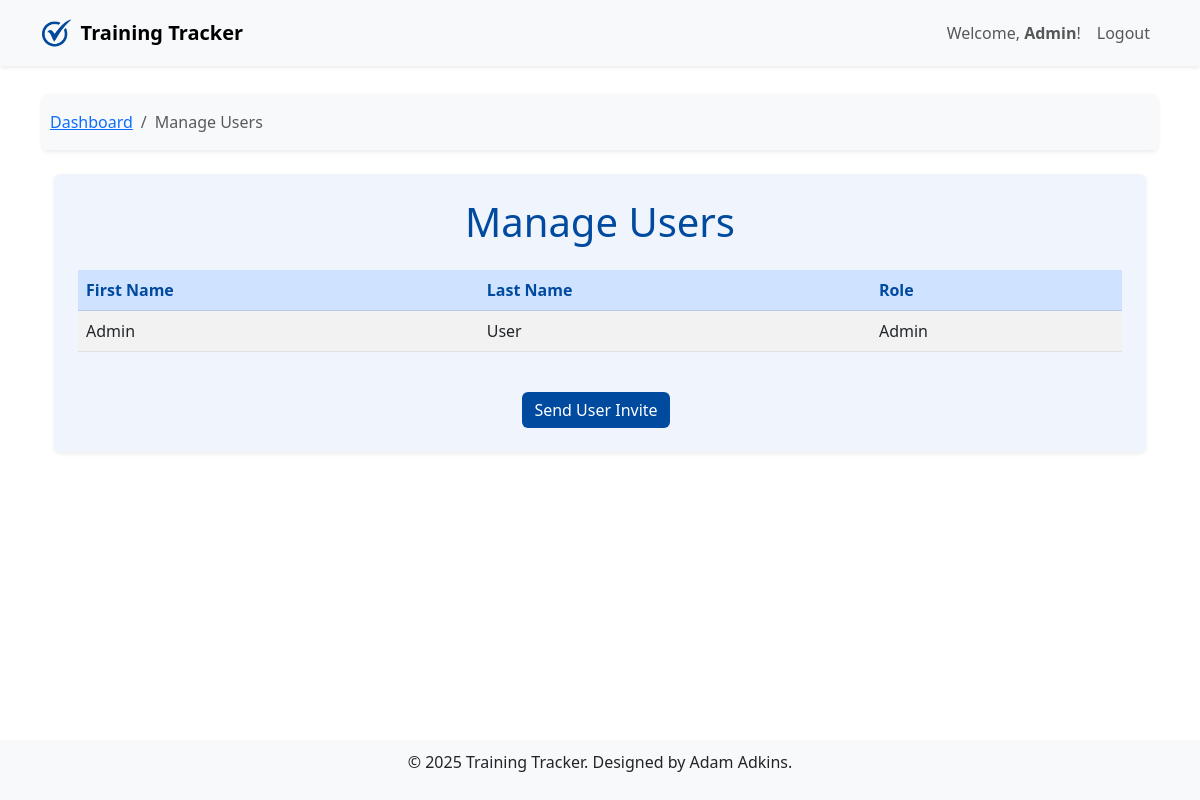
The app's page /admin/users (signed in) with its own data.
### app.py (models this page shows)
class User(db.Model, UserMixin):
    id = db.Column(db.Integer, primary_key=True)
    username = db.Column(db.String(80), unique=True, nullable=False)
    first_name = db.Column(db.String(50), nullable=False)
    last_name = db.Column(db.String(50), nullable=False)
    email = db.Column(db.String(120), unique=True, nullable=False)
    phone_number = db.Column(db.String(15), nullable=True)
    password = db.Column(db.String(120), nullable=False)
    role = db.Column(db.String(20), nullable=False)
    is_active = db.Column(db.Boolean, default=False)
    is_deleted = db.Column(db.Boolean, default=False)  # New field to mark deleted users

### app.py (the view)
@app.route('/admin/users', methods=['GET'])
@login_required
def list_users():
    if current_user.role != 'admin':
        return "Unauthorized", 403
    users = User.query.filter((User.is_deleted == False) | (User.id == current_user.id)).all()
    return render_template('list_users.html', users=users)

### app.py (called while the page is built)
@login_manager.user_loader
def load_user(user_id):
    return db.session.get(User, int(user_id))

@app.context_processor
def inject_timezone():
    est_timezone = timezone('US/Eastern')
    return {'est_timezone': est_timezone}

### templates/list_users.html
{% extends "base.html" %}
{% block breadcrumbs %}
<nav aria-label="breadcrumb" class="bg-light p-2 rounded shadow-sm">
    <ol class="breadcrumb">
        <li class="breadcrumb-item"><a href="/dashboard">Dashboard</a></li>
        <li class="breadcrumb-item active" aria-current="page">Manage Users</li>
    </ol>
</nav>
{% endblock %}
{% block content %}
<div class="container mt-4">
    <div class="p-4 rounded shadow-sm" style="background-color: #f0f4fc;">
        <h1 class="text-center mb-4" style="color: #004a9f;">Manage Users</h1>
        <div class="table-responsive">
            <table class="table table-striped table-hover align-middle">
                <thead class="table-primary">
                    <tr>
                        <th scope="col" style="color: #004a9f;">First Name</th>
                        <th scope="col" style="color: #004a9f;">Last Name</th>
                        <th scope="col" style="color: #004a9f;">Role</th>
                    </tr>
                </thead>
                <tbody>
                    {% for user in users %}
                    <tr class="clickable-row" style="cursor: pointer;" onclick="window.location.href='/admin/user/{{ user.id }}';">
                        <td>{{ user.first_name }}</td>
                        <td>{{ user.last_name }}</td>
                        <td>{{ user.role.capitalize() }}</td>
                    </tr>
                    {% endfor %}
                </tbody>
            </table>
        </div>
        <div class="text-center mt-4">
            <a href="/admin/invite-user" class="btn btn-primary me-2" style="background-color: #004a9f; border: none;">Send User Invite</a>
        </div>
    </div>
</div>
{% endblock %}

### templates/base.html (shortened to what this page needs)
<!DOCTYPE html>
<html lang="en">
<head>
    <link href="https://cdnjs.cloudflare.com/ajax/libs/font-awesome/5.15.4/css/all.min.css" rel="stylesheet">
    <link rel="stylesheet" href="https://cdn.jsdelivr.net/npm/bootstrap@5.3.0/dist/css/bootstrap.min.css">
    <link href="https://cdn.jsdelivr.net/npm/fullcalendar@5.11.3/main.min.css" rel="stylesheet">
</head>
<body>
<nav class="navbar navbar-expand-lg navbar-light bg-light shadow-sm fixed-top">
    <div class="container">
        <a class="navbar-brand" href="/">
            <img src="{{ url_for('static', filename='images/TT-removebg-preview.png') }}" alt="Training Tracker Logo">
            Training Tracker
        </a>
        <div class="collapse navbar-collapse" id="navbarNav">
            <ul class="navbar-nav ms-auto">
                {% if current_user.is_authenticated %}
                    <li class="nav-item">
                        <span class="nav-link">Welcome, <strong>{{ current_user.first_name }}</strong>!</span>
                    </li>
                    <li class="nav-item">
                        <a class="nav-link" href="/logout">Logout</a>
                    </li>
                {% else %}
                    <li class="nav-item">
                        <a class="nav-link" href="/login">Login</a>
                    </li>
                {% endif %}
            </ul>
        </div>
    </div>
</nav>
<main>
    <div class="container mt-4">
        {% block breadcrumbs %}
        {% endblock %}
        {% block content %}
        {% endblock %}
    </div>
</main>
<footer class="text-center mt-5">
    <p>&copy; {{ year | default(2025) }} Training Tracker. Designed by Adam Adkins.</p>
</footer>
</body>
</html>

### templates/base.html (style rules this page uses)
body { display: flex; flex-direction: column; min-height: 100vh; }
main { flex: 1; margin-top: 70px; }
footer { background-color: #f8f9fa; padding: 10px 0; }
.navbar-brand { font-weight: bold; font-size: 1.25rem; display: flex; align-items: center; }
.navbar-brand img { max-height: 40px; margin-right: 10px; }
.breadcrumb { background: none; margin-bottom: 0; padding: 0.5rem 0; }

### records on screen
User: first_name "Admin", last_name "User", role "Admin"

### other values on screen
{{ year | default(2025) }} "2025"
